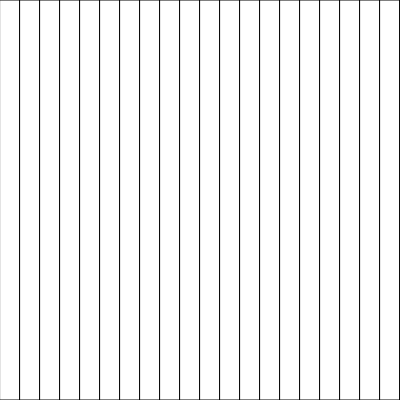
Frame 1 (no input)
Frame 60 (no input): identical to frame 1, image omitted
Frame 120 (the mouse pressed at the canvas centre since frame 60): identical to frame 1, image omitted

The p5.js sketch that drew this single still picture (run headless with seeded random() and noise() and a simulated clock; from frame 60 on, the mouse is pressed at the canvas centre):

// p5.js sketch
// ── sketch.js
let w;
function setup() {
  createCanvas(400, 400);
  w=width/20;
}

function draw() {
  background(220);
  
  let i=-1
  while(i<20){
    i ++;
  
     if(mouseX > i * w && mouseX < (i + 1) * w){
      fill("red")
    }else{fill("white");}
    rect(i*w,0,w,height);
  }
}
